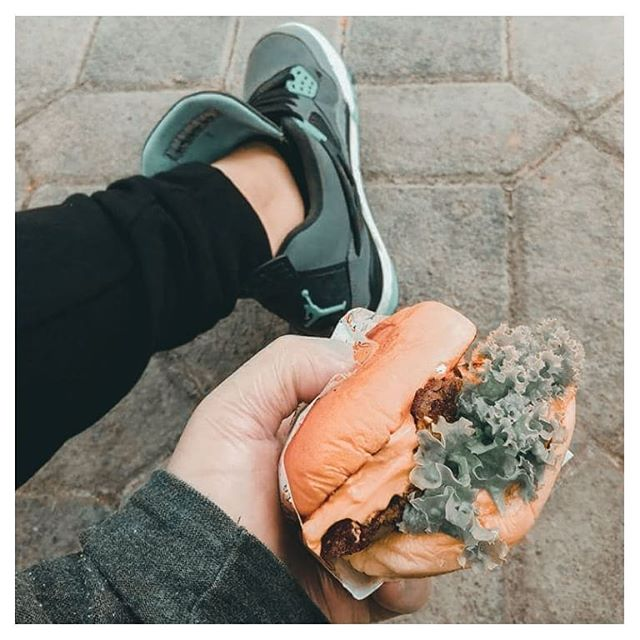
#> input picture resources/img01.jpg, 640 x 640 px
$ python img_to_binary.py
#> lines starting #> are read from the running program, lines starting #| are printed output that depends on the picture; after the words box and inside, x2 and y2 are one past the last pixel; in counts of white or black regions, pixels touching at a corner belong together
import cv2

img = cv2.imread('resources/img01.jpg', 0)
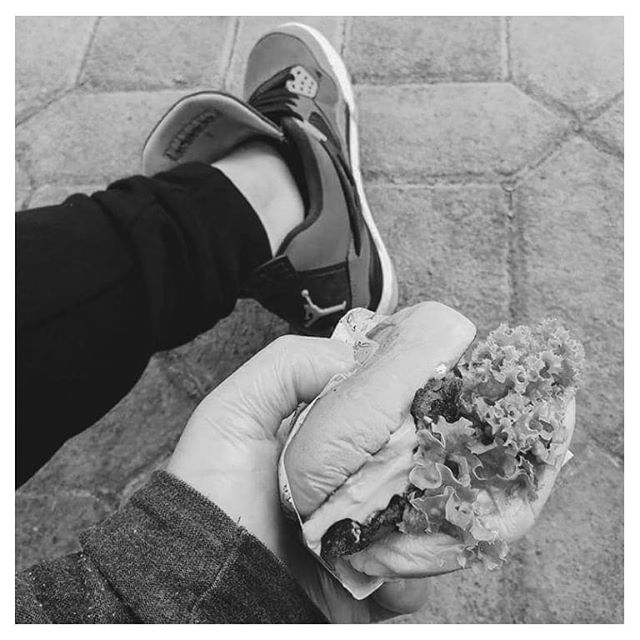
#> img: shape (640, 640); min 0, max 255, mean 138.4
ret, thresh = cv2.threshold(img, 125, 255, cv2.THRESH_BINARY)
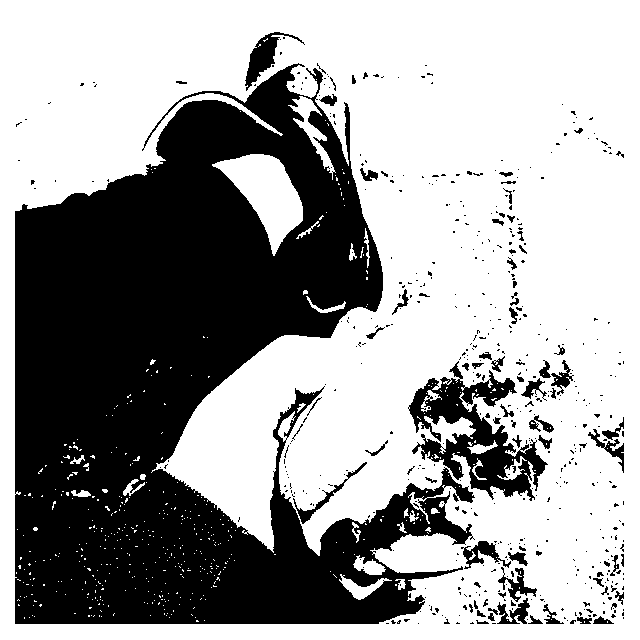
#> thresh: shape (640, 640); 62.1% white; 527 black regions (452 under 20 px), largest, box (x1, y1, x2, y2) and area: (15, 63, 475, 624) 139305, (408, 361, 548, 501) 7359, (245, 32, 305, 91) 983

cv2.imwrite('resources/threshold_image.jpg', thresh)
cv2.imshow('Threshold', thresh)
cv2.waitKey(0)
cv2.destroyAllWindows()

$ run again, with resources/img02.jpg copied over resources/img01.jpg
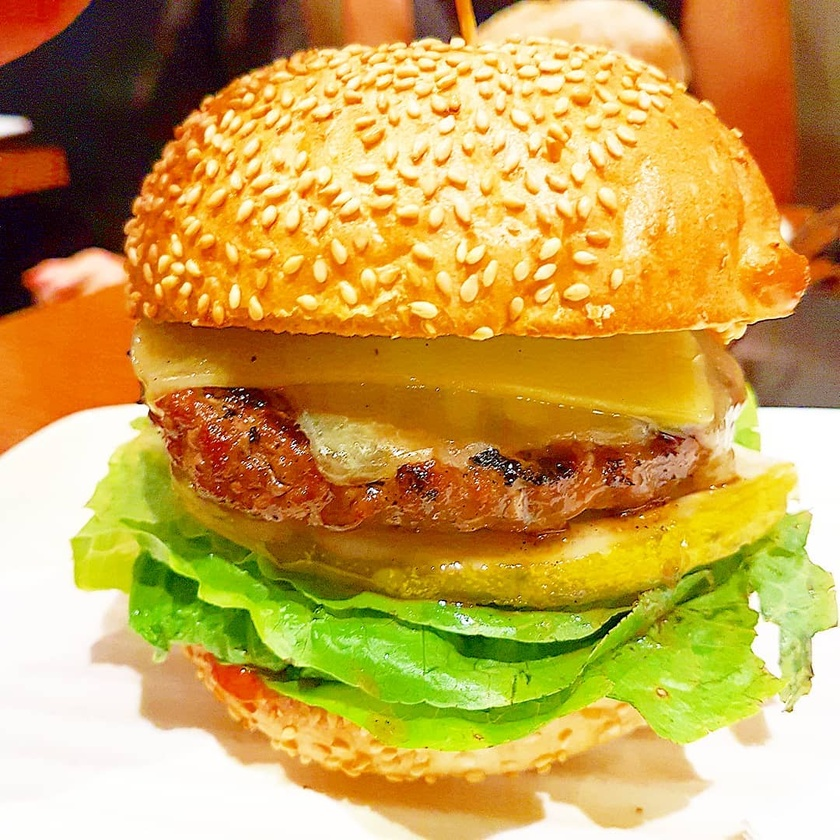
#> input picture resources/img02.jpg, 840 x 840 px, shrunk from 1080 x 1080 before the run
#> `img = cv2.imread('resources/img01.jpg', 0)`:
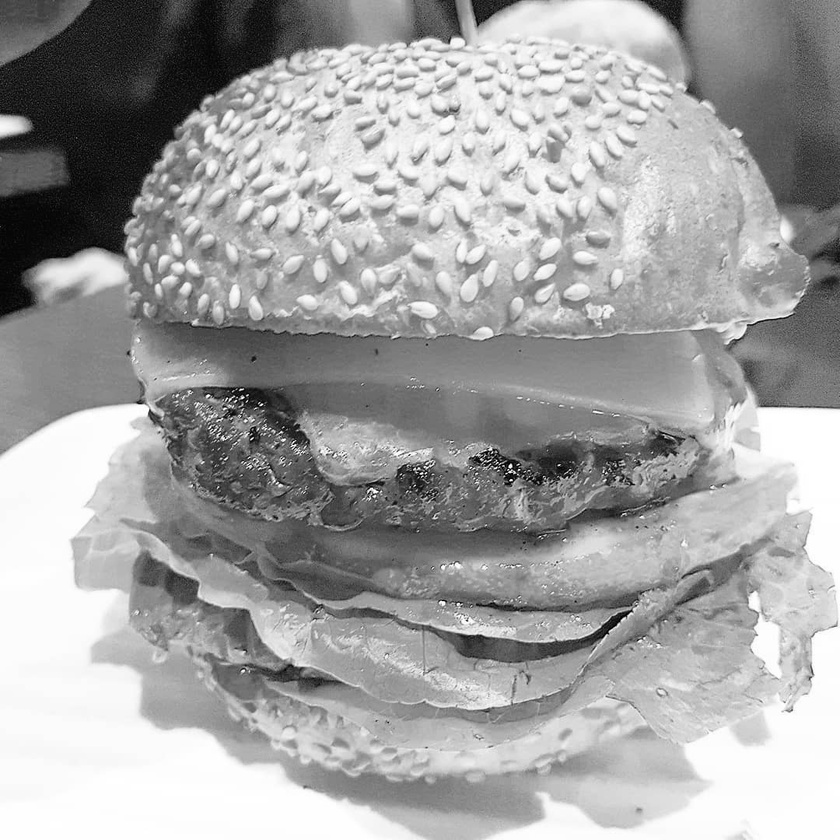
#> img: shape (840, 840); min 0, max 255, mean 163.2
#> `ret, thresh = cv2.threshold(img, 125, 255, cv2.THRESH_BINARY)`:
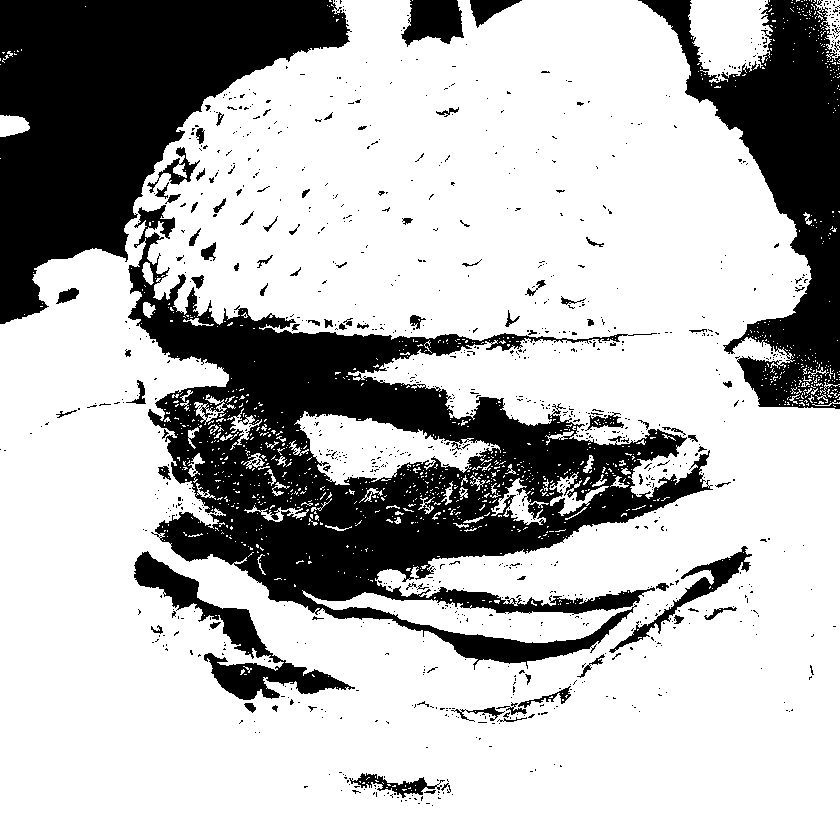
#> thresh: shape (840, 840); 72.5% white; 1043 black regions (954 under 20 px), largest, box (x1, y1, x2, y2) and area: (128, 205, 713, 670) 86967, (0, 0, 352, 324) 55505, (638, 0, 840, 409) 31238

$ run again, with resources/img03.jpg copied over resources/img01.jpg
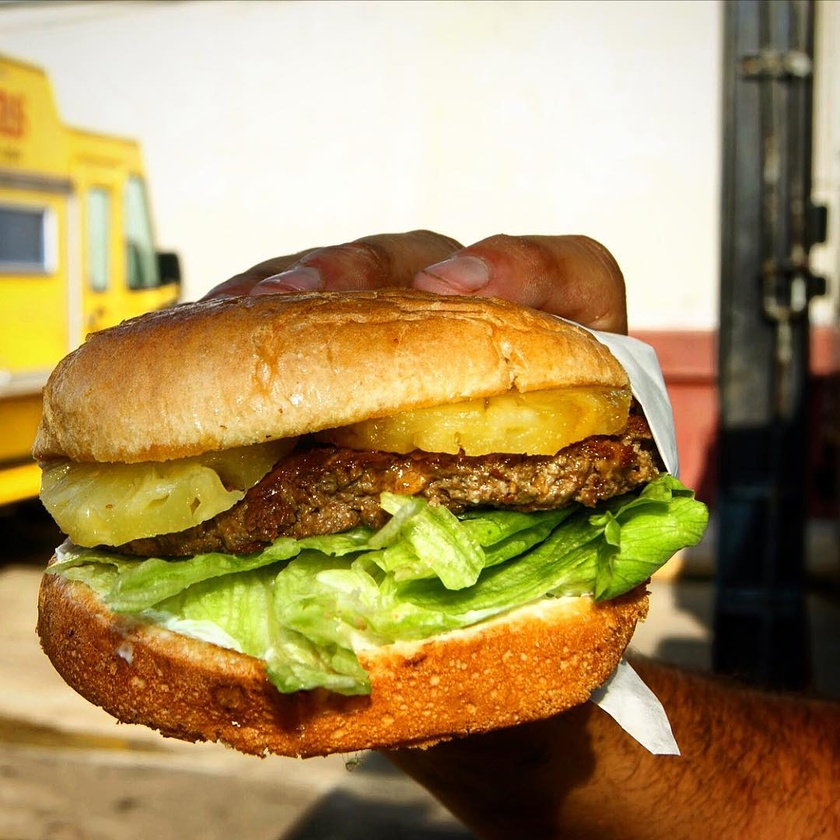
#> input picture resources/img03.jpg, 840 x 840 px, shrunk from 1080 x 1080 before the run
#> `img = cv2.imread('resources/img01.jpg', 0)`:
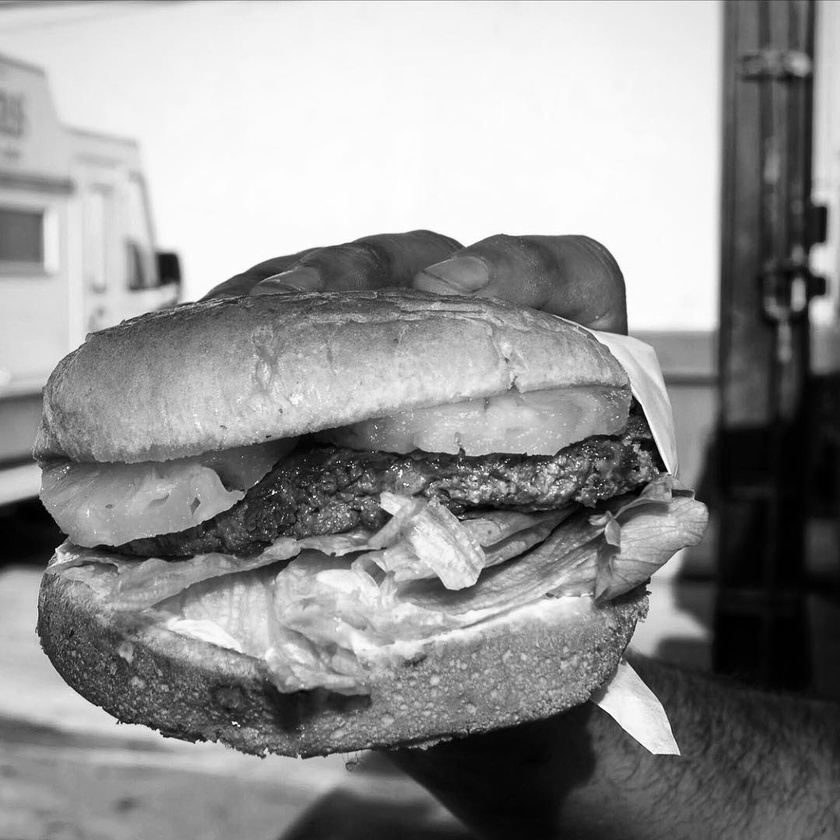
#> img: shape (840, 840); min 0, max 255, mean 146.3
#> `ret, thresh = cv2.threshold(img, 125, 255, cv2.THRESH_BINARY)`:
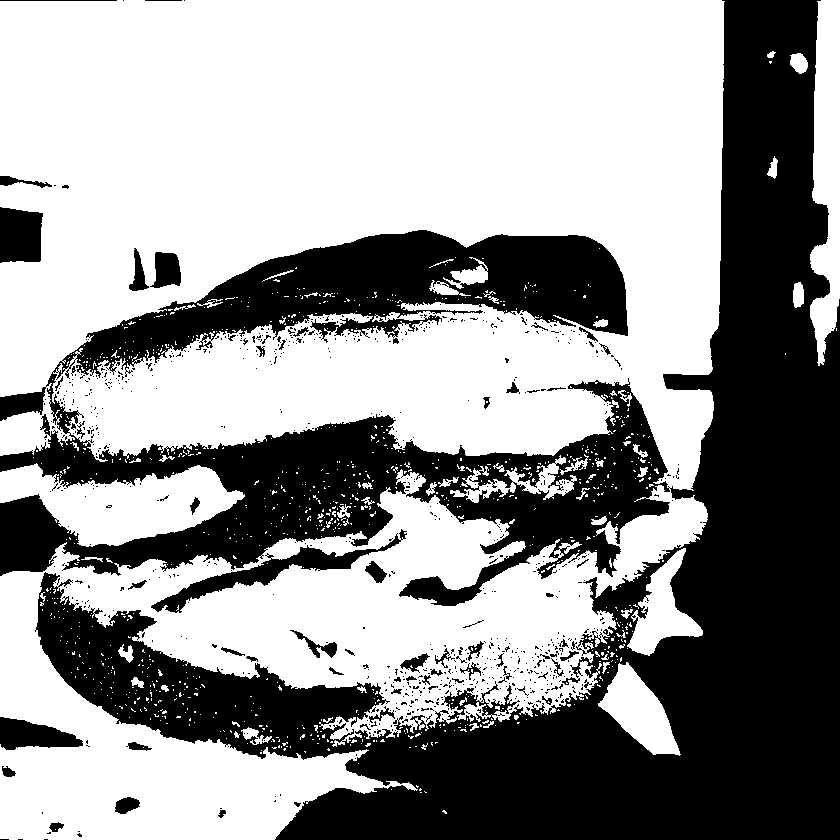
#> thresh: shape (840, 840); 59.4% white; 794 black regions (726 under 20 px), largest, box (x1, y1, x2, y2) and area: (0, 0, 840, 840) 271584, (151, 529, 407, 613) 3391, (0, 207, 43, 263) 2134
